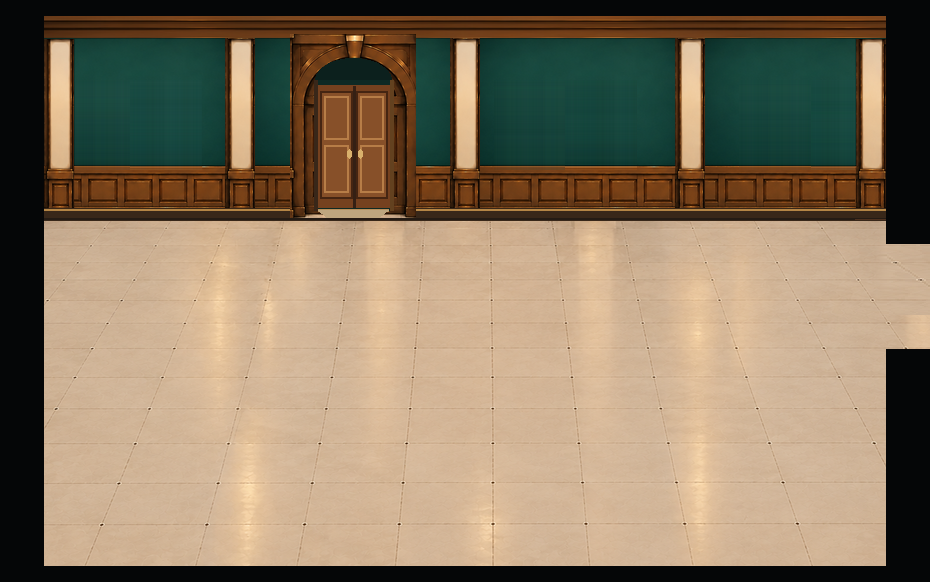
#> input picture qa/architecture-bases-20261029/gallery1_v13_B_right_passage_top_lowered_24px_REVIEW.png, 930 x 582 px, found by its file name
$ python make_gallery3_v03_convex_perimeter.py
#> lines starting #> are read from the running program, lines starting #| are printed output that depends on the picture; after the words box and inside, x2 and y2 are one past the last pixel; in counts of white or black regions, pixels touching at a corner belong together
"""Gallery3 v03: rebuild a true 凸-shaped architectural footprint.
Existing real gallery1/2 wall and floor pixels only. No synthetic replacement
scene, no door, preserve gallery3 E-approved alcove and bottom-center entrance.
Review only: never updates room.json or production game.
"""
from pathlib import Path
from PIL import Image, ImageDraw, ImageEnhance, ImageFilter
import numpy as np
import cv2

ROOT=Path("C:/Users/User/source/repos/a18-gallery-layout-editor")
QA=ROOT/"qa/architecture-bases-20261029"
G1=Image.open(QA/"gallery1_v13_B_right_passage_top_lowered_24px_REVIEW.png").convert("RGB")
#> G1 is the input picture: PIL image 930x582 RGB; mean R, G, B 138.9, 121.8, 98
G2=Image.open(QA/"gallery2_v04_architecture_matching_entrance_gallery1_REVIEW.png").convert("RGB")
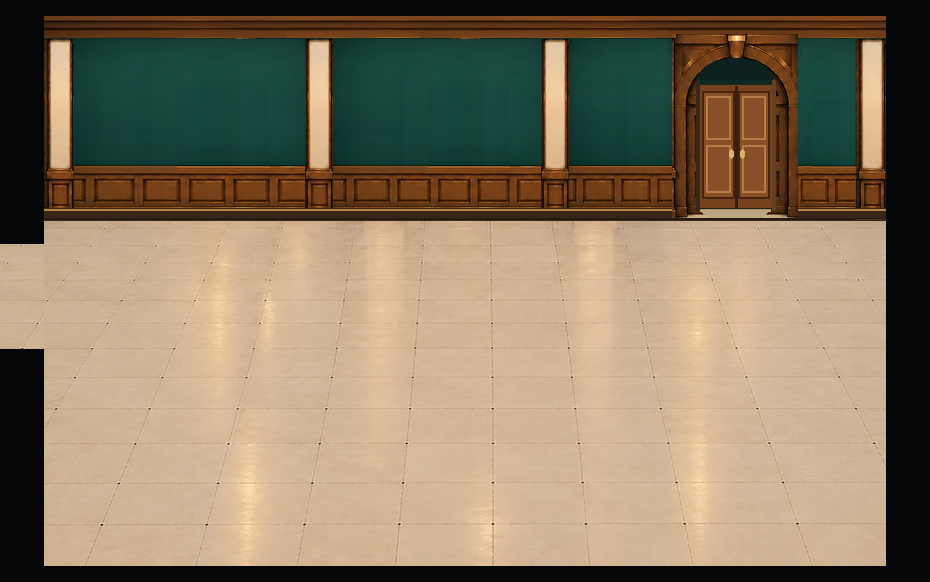
#> input picture qa/architecture-bases-20261029/gallery2_v04_architecture_matching_entrance_gallery1_REVIEW.png, 930 x 582 px, found by its file name
#> G2 is the input picture: PIL image 930x582 RGB; mean R, G, B 137.9, 121.4, 97.7
old=Image.open(QA/"gallery3_v02_deep_recess_open_east_passage_REVIEW.png").convert("RGB")
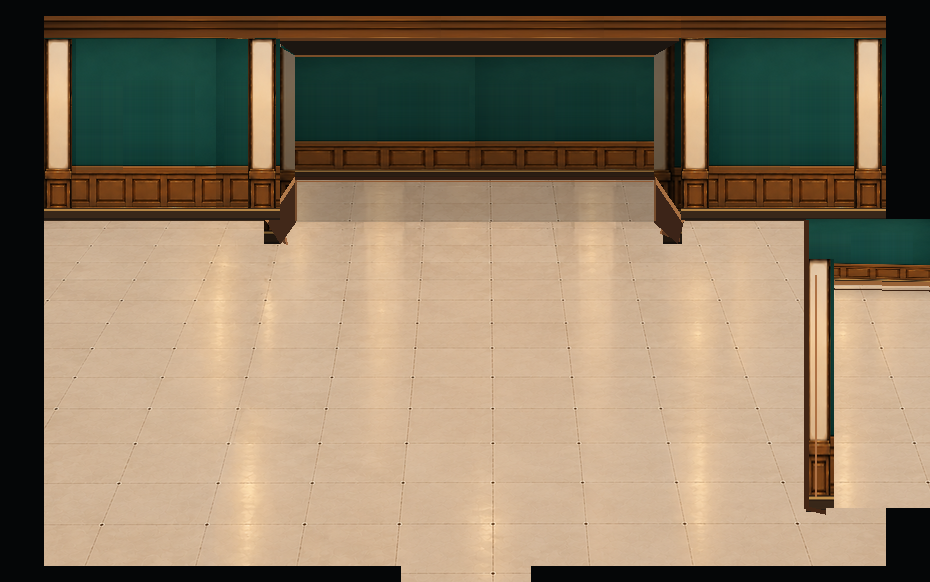
#> input picture qa/architecture-bases-20261029/gallery3_v02_deep_recess_open_east_passage_REVIEW.png, 930 x 582 px, found by its file name
#> old is the input picture: PIL image 930x582 RGB; mean R, G, B 139, 122.3, 98.8
assert G1.size==G2.size==old.size==(930,582)
BLACK=(5,6,7)
im=G1.copy()
# Clean baseline: entire floor comes from the accepted gallery1; not the
# old v02 that left a side pillar projecting into the right passage.
draw=ImageDraw.Draw(im)
draw.rectangle((0,16,929,79),fill=BLACK)

# Front transverse walls left and right are positioned 42px *closer* to
# the viewer than the recessed back wall. The raised middle section and
# lower side wings create an unmistakable 凸-shaped upper outer boundary.
# Source walls are existing gallery1 artwork with full real cornice/columns.
frontY=81
im.paste(G1.crop((44,39,270,220)),(44,frontY))   # west wing 44..269
im.paste(G1.crop((680,39,886,220)),(680,frontY)) # east wing 680..885
# Front black top line: upper left/right sections y0..80 are external space.
draw=ImageDraw.Draw(im)
draw.rectangle((0,0,269,80),fill=BLACK)
draw.rectangle((680,0,929,80),fill=BLACK)
# Rear wall within the central raised boundary, x295..654 at y39..180.
# Use seamless photo-source wallpaper/wood work from gallery2's clear bays.
a=G2.crop((95,39,275,220)).resize((180,142),Image.Resampling.LANCZOS)
b=G2.crop((348,39,528,220)).resize((180,142),Image.Resampling.LANCZOS)
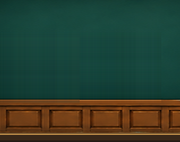
#> b: PIL image 180x142 RGB; mean R, G, B 44.1, 63.9, 47.8
back=Image.new("RGB",(360,142))
#> back: PIL image 360x142 RGB; every value is 0
back.paste(a,(0,0));back.paste(b,(180,0))
# A darker light level inside the recess, so it reads behind the front wall.
back=ImageEnhance.Brightness(back).enhance(.83)
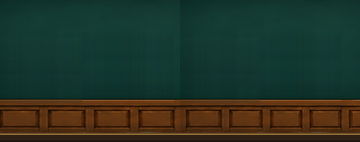
#> back: PIL image 360x142 RGB; mean R, G, B 36.1, 52.6, 39.2
im.paste(back,(295,39))
# Central raised roof, matching real wood cornice cropped from gallery1.
beam=G1.crop((490,16,650,39))
for xx in range(270,680,beam.width):
    w=min(beam.width,680-xx)
    im.paste(beam.crop((0,0,w,23)),(xx,16))
# Back niche FLOOR (behind the front sidewall) must be visibly lower than
# the back wall but extend naturally into the existing central room floor.
floor=np.asarray(G1)
rear_floor=Image.fromarray(floor[220:261,295:655].copy())
rear_floor=ImageEnhance.Brightness(rear_floor).enhance(.84)
im.paste(rear_floor,(295,181))
# At the front, side wall floors start y262; center floor appears all the
# way to the rear wall at y181. This is the architectural depth.

def perspective_paste(tile, corners, brightness=.7):
#> called with brightness = 0.54
    tile=ImageEnhance.Brightness(tile).enhance(brightness)
    pix=np.asarray(tile)
    h,w=pix.shape[:2]
#> h = 181; w = 18
    M=cv2.getPerspectiveTransform(
       np.float32([[0,0],[w-1,0],[w-1,h-1],[0,h-1]]),
       np.float32(corners))
    warped=cv2.warpPerspective(pix,M,(930,582),flags=cv2.INTER_LINEAR)
    mask=cv2.warpPerspective(np.full((h,w),255,np.uint8),M,(930,582),flags=cv2.INTER_NEAREST)
    im.paste(Image.fromarray(warped),(0,0),Image.fromarray(mask))
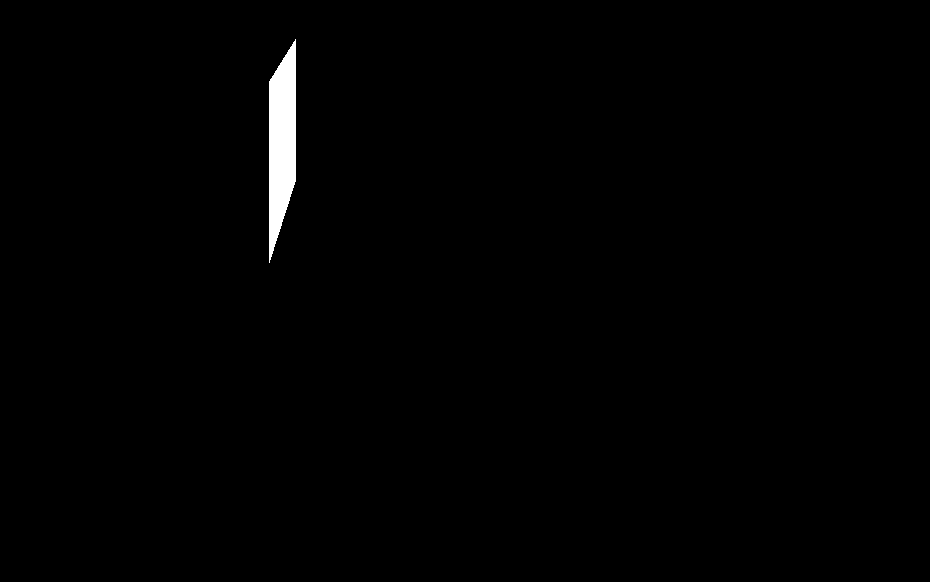
#> mask: shape (582, 930); 0.81% white; 1 white region, box (x1, y1, x2, y2) and area: (269, 39, 296, 263) 4385

# Side returns: from lowered front-wall plane x270/680,y81..262 back
# to raised niche x295/655,y39..181. Textured, physically connected.
side=G1.crop((670,39,688,220))
perspective_paste(side,[(269,81),(295,39),(295,181),(269,262)],brightness=.54)
perspective_paste(side.transpose(Image.Transpose.FLIP_LEFT_RIGHT),
                  [(655,39),(680,81),(680,262),(655,181)],brightness=.50)
#> in perspective_paste (call 2), `im.paste(Image.fromarray(warped),(0,0),Image.fromarray(mask))`: mask: shape (582, 930); 0.78% white; 1 white region, box (x1, y1, x2, y2) and area: (655, 39, 681, 263) 4223
draw=ImageDraw.Draw(im)
# Dark triangular join beneath the two wood side returns, natural baseboard.
draw.polygon([(269,219),(295,181),(295,223),(269,263)],fill=(89,53,31))
draw.polygon([(655,181),(680,219),(680,263),(655,223)],fill=(82,48,28))
draw.line([(269,261),(295,221)],fill=(169,109,66),width=2)
draw.line([(655,221),(680,261)],fill=(161,102,63),width=2)
# Fine ceiling seam above the recessed rear wall.
draw.line((295,39,654,39),fill=(52,35,23),width=3)
draw.line((297,42,652,42),fill=(121,74,43),width=1)
# Real columns face the camera on the lowered front walls, never project
# a detached column onto the right EXIT.
pillar=G1.crop((452,39,484,220))
im.paste(pillar,(44,81))
im.paste(pillar,(238,81))
im.paste(pillar,(680,81))
im.paste(pillar,(854,81))

# EAST OPENING: straight, unobstructed floor in the right black wall.
# No freestanding side-wall block, floating jamb, door or green carpet.
# Use existing *same-row* floor pixels immediately to the left and place
# them in the 44-pixel outside perimeter for a floor continuation.
R_TOP,R_BOTTOM=264,397
smooth=np.asarray(im).copy()
g=np.asarray(G1)
# Sample x842..885 from the same y, preserving floor perspective and glow.
smooth[R_TOP:R_BOTTOM,886:930]=g[R_TOP:R_BOTTOM,842:886]
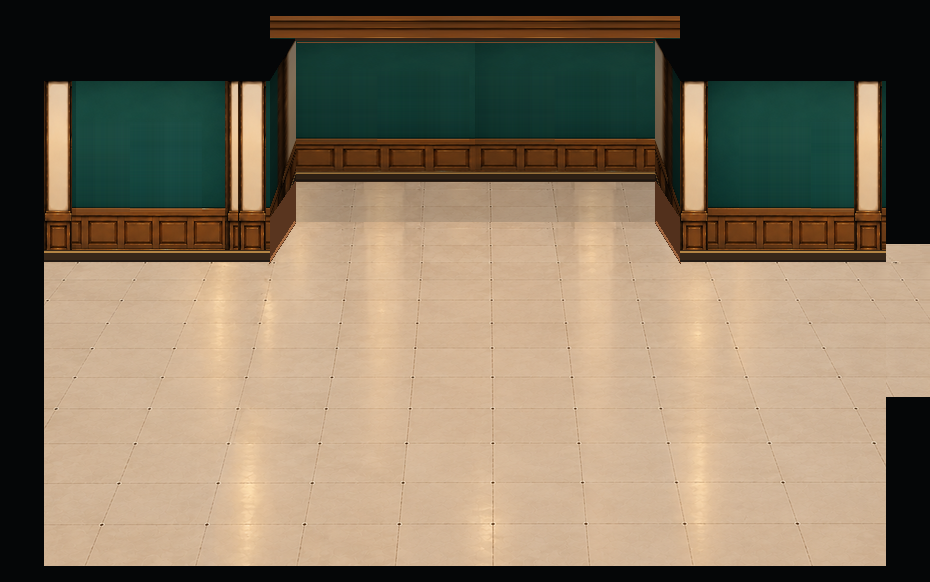
#> smooth: shape (582, 930, 3); mean R, G, B 131.2, 116.4, 94.7
im=Image.fromarray(smooth)
draw=ImageDraw.Draw(im)
draw.rectangle((0,81,43,565),fill=BLACK)   # full west wall, no exit
draw.rectangle((886,81,929,R_TOP-1),fill=BLACK) # right wall above opening
draw.rectangle((886,R_BOTTOM,929,565),fill=BLACK) # below opening
# Preserve original perimeter on other levels, make right passage truly open.
# South connection to gallery1 is central bottom, side regions remain black.
draw.rectangle((0,566,400,581),fill=BLACK)
draw.rectangle((531,566,929,581),fill=BLACK)
im.paste(G2.crop((401,566,531,582)),(401,566))

after=np.asarray(im)
base=np.asarray(G1)
assert im.size==(930,582)
assert np.all(after[:16,:,:]==BLACK), "Top perimeter should be closed"
assert np.all(after[18:76,60:235]==BLACK), "Left wing black shoulder missing"
assert np.all(after[18:76,715:850]==BLACK), "Right wing black shoulder missing"
assert not np.array_equal(after[40:67,345:602],base[40:67,345:602]), "Raised central niche missing"
assert np.array_equal(after[300:550,80:800],base[300:550,80:800]),"Original floor changed"
assert np.array_equal(after[R_TOP:R_BOTTOM,886:930],g[R_TOP:R_BOTTOM,842:886]), "East opening not floor"
assert np.all(after[199:260,910]==BLACK) and np.all(after[415:565,910]==BLACK), "East wall is not a simple break"
assert np.array_equal(after[566:582,401:531],np.asarray(G2)[566:582,401:531]),"South entry lost"
assert np.all(after[566:582,:400]==BLACK)
# Art is unobstructed at the accepted central 252x110 wall-hanging placement.
assert np.max(after[65:130,356:601].mean(axis=2))<125,"Central display bay has bright pillar"
out=QA/"gallery3_v03_convex_black_outline_open_east_REVIEW.png"
im.save(out)
comparison=Image.new("RGB",(1860,624),"#191c1e")
comparison.paste(old,(0,42))
comparison.paste(im,(930,42))
dd=ImageDraw.Draw(comparison)
dd.rectangle((0,0,1859,41),fill="#2b2b2b")
dd.text((14,14),"V02: FLAT TOP FRAME / EXIT BLOCK",fill="white")
dd.text((946,14),"V03: CONVEX TOP PERIMETER / SIMPLE EAST EXIT",fill="white")
comparison.save(QA/"gallery3_v02_vs_v03_convex_black_outline_REVIEW.png")
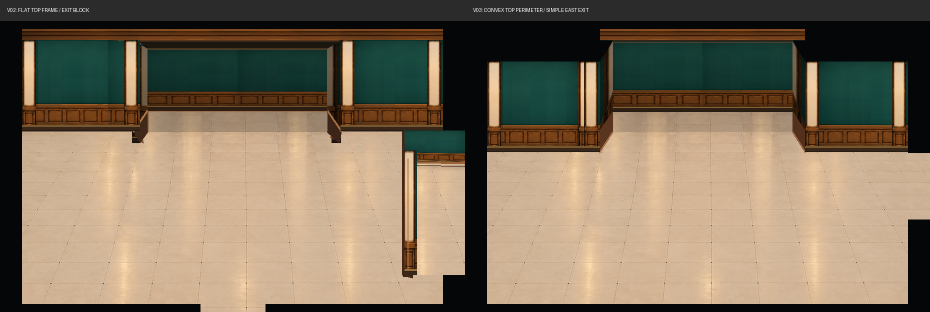
#> saved as gallery3_v02_vs_v03_convex_black_outline_REVIEW.png: PIL image 1860x624 RGB (shown at 1/2 size); mean R, G, B 128.9, 114.3, 93.2
print("PASS 凸-shaped upper border, central rear wall, clear right exit and south entrance")
print(out)
